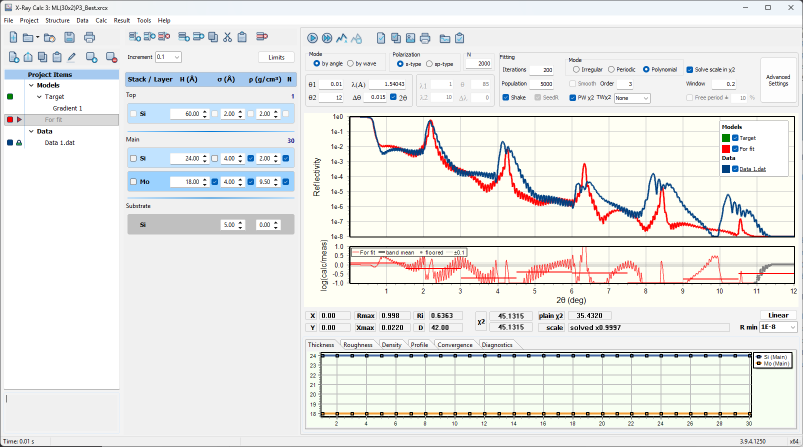
#> input picture figures-src/screenshots/xrc-3.9.4.1250-main-window-demo.png, 1606 x 893 px (shown at 1/2 size)
$ python fig_2_1_main_window.py
#> lines starting #> are read from the running program, lines starting #| are printed output that depends on the picture
"""Figures 2-1 and 2-2: the X-Ray Calc main window, from one raw screenshot.

Source: figures-src/screenshots/xrc-3.9.4.1250-main-window-demo.png. It is
X-Ray Calc 3.9.4.1250 x64 (the published release, run from a scratchpad copy),
light theme, 96 dpi, the window set to 1620 x 900 (the capture is the 1606 x 893
visible frame). The demo project ML(30x2)P3_Best.xrcx as the 3.9.4.1250 installer
ships it (the author's revision of 2026-09-25: Population 5000, Iterations 200,
the For fit limits of Chapter 3) was opened with `-f <file> -a`, so the active
model was calculated on opening.

Fig 2-1 is the whole window with numbered regions. Fig 2-2 is the calculation
settings panel at 1:1, so the labels stay readable in print.

Run:  python scripts/figures/fig_2_1_main_window.py
Out:  public/figures/fig-2-1-main-window.png, public/figures/fig-2-2-calc-settings.png

Retake the screenshot, and update the name and the version here, whenever a
control shown in either figure changes (STYLE.md §6).
"""
from pathlib import Path

from PIL import Image, ImageDraw, ImageFont
from PIL.PngImagePlugin import PngInfo

ROOT = Path(__file__).resolve().parents[2]
SRC = ROOT / "figures-src" / "screenshots" / "xrc-3.9.4.1250-main-window-demo.png"
OUT_1 = ROOT / "public" / "figures" / "fig-2-1-main-window.png"
OUT_2 = ROOT / "public" / "figures" / "fig-2-2-calc-settings.png"
VERSION = "X-Ray Calc 3.9.4.1250"

ACCENT = (26, 82, 118)  # --accent in src/styles/textbook.css

# Regions of the 1606 x 893 capture, (left, top, right, bottom) in pixels,
# numbered as in the Fig 2-1 caption. Region 5 holds the chart and the residual
# strip under it.
REGIONS = {
    1: (7, 137, 240, 780),      # project panel
    2: (248, 96, 594, 472),     # structure panel
    3: (608, 96, 990, 214),     # calculation settings
    4: (994, 100, 1598, 214),   # fitting settings
    5: (608, 224, 1598, 614),   # main chart and residual strip
    6: (608, 618, 1598, 670),   # Chart Info bar
    7: (608, 674, 1598, 862),   # chart pages
}
# Where each badge sits (its center), clear of the controls it names.
BADGES = {1: (205, 470), 2: (555, 520), 3: (975, 72), 4: (1560, 72), 5: (1530, 420),
          6: (570, 644), 7: (1560, 800)}
CALC_PANEL = REGIONS[3]


def font(size):
    for name in ("arialbd.ttf", "segoeuib.ttf", "DejaVuSans-Bold.ttf"):
        try:
            return ImageFont.truetype(name, size)
        except OSError:
            continue
    return ImageFont.load_default()


def meta(title):
    info = PngInfo()
    info.add_text("Title", title)
    info.add_text("Source", f"{SRC.name}; {VERSION}; script scripts/figures/fig_2_1_main_window.py")
    return info


def main():
    shot = Image.open(SRC).convert("RGB")
#> shot is the input picture: PIL image 1606x893 RGB; mean R, G, B 234, 234.5, 232.7

    fig = shot.copy()
    d = ImageDraw.Draw(fig)
    f = font(34)
    for n, box in REGIONS.items():
        d.rectangle(box, outline=ACCENT, width=4)
    for n, (cx, cy) in BADGES.items():
        r = 26
        d.ellipse((cx - r, cy - r, cx + r, cy + r), fill=ACCENT, outline="white", width=3)
        d.text((cx, cy), str(n), fill="white", font=f, anchor="mm")
    OUT_1.parent.mkdir(parents=True, exist_ok=True)
    fig.save(OUT_1, pnginfo=meta("Figure 2-1: the X-Ray Calc main window"), dpi=(96, 96))
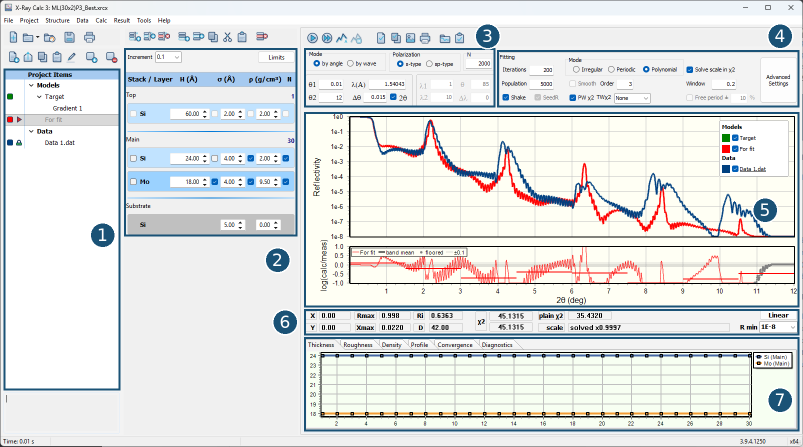
#> saved as fig-2-1-main-window.png: PIL image 1606x893 RGB (shown at 1/2 size); mean R, G, B 224.7, 227.6, 227.4

    panel = shot.crop(CALC_PANEL)
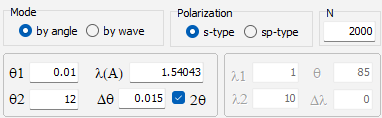
#> panel: PIL image 382x118 RGB; mean R, G, B 233.7, 234.4, 235.4
    panel.save(OUT_2, pnginfo=meta("Figure 2-2: the calculation settings"), dpi=(96, 96))
    print(f"wrote {OUT_1.name} {fig.size} and {OUT_2.name} {panel.size}")
#| wrote fig-2-1-main-window.png (1606, 893) and fig-2-2-calc-settings.png (382, 118)


if __name__ == "__main__":
    main()
